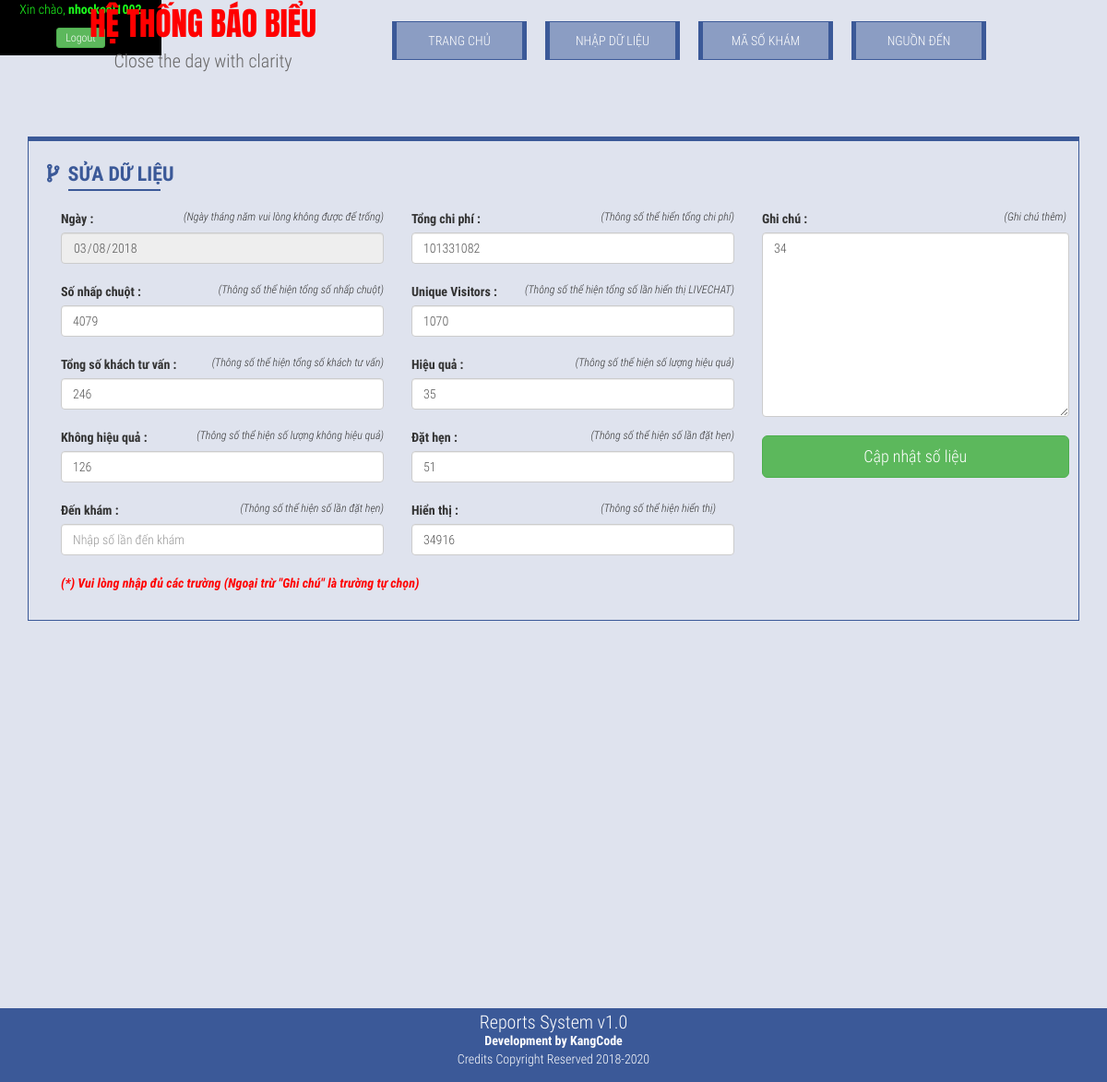
The page /index.php?page=editform&idbangnhap=21 (signed in) on the database its author committed.
### tables this page shows
CREATE TABLE `bangnhap` (
  `id` int(10) NOT NULL,
  `ngaythang` timestamp NOT NULL DEFAULT CURRENT_TIMESTAMP ON UPDATE CURRENT_TIMESTAMP,
  `hienthi` int(11) NOT NULL,
  `tongchiphi` int(10) NOT NULL,
  `sonhapchuot` int(10) NOT NULL,
  `uniquevisitor` int(10) NOT NULL,
  `tongsokhachtuvan` int(10) NOT NULL,
  `hieuqua` int(10) NOT NULL,
  `khonghieuqua` int(10) NOT NULL,
  `dathen` int(10) NOT NULL,
  `denkham` int(11) DEFAULT NULL,
  `ghichu` text
);

### templates/editform.php (the view, shortened to what this page needs)
<div class="container">
    <div class="col-sm-12">
        <div class="row">
        <div class="h1title">Sửa dữ liệu</div>
        </div>
        <br>
        <?php
        if(isset($_GET['idbangnhap'])){
            $id = $_GET['idbangnhap'];
        $sql1 = "SELECT * FROM bangnhap WHERE id = '$id'";
        $stmt = $conn->prepare($sql1);
        $stmt->execute();
        $result = $stmt->get_result();
        $row = $result->fetch_assoc();
        $date=date_create($row['ngaythang']);
        $jw = date_format($date,"Y-m-d");
        ?>
        <div class="row">
            <div class="formnhaplieu">
            <form method="post" action="exe/editform.php">
            <div class="col-sm-4">
            <label>Ngày :</label><span class="luuy">(Ngày tháng năm vui lòng không được để trống)</span>
            <input type="date" name="ngaythang" class="form-control" value="<?php echo $jw; ?>" value="<?php echo $row['ngaythang']; ?>" disabled="disabled" required>
                <br>
            <label>Số nhấp chuột :</label><span class="luuy">(Thông số thể hiện tổng số nhấp chuột)</span>
            <input type="number" name="sonhapchuot" class="form-control" placeholder="Nhập số lần nhấp chuột" value="<?php echo $row['sonhapchuot']; ?>" required>
                <br>
            <label>Tổng số khách tư vấn :</label><span class="luuy">(Thông số thể hiện tổng số khách tư vấn)</span>
            <input type="number" name="tongsokhachtuvan" class="form-control" placeholder="Nhập tổng số khách tư vấn" value="<?php echo $row['tongsokhachtuvan']; ?>" required>
                <br>
            <label>Không hiệu quả :</label><span class="luuy">(Thông số thể hiện số lượng không hiệu quả)</span>
            <input type="number" name="khonghieuqua" class="form-control" placeholder="Nhập số không hiệu quả" value="<?php echo $row['khonghieuqua']; ?>" required>
            <br>
            <label>Đến khám :</label><span class="luuy">(Thông số thể hiện số lần đặt hẹn)</span>
            <input type="number" name="denkham" class="form-control" placeholder="Nhập số lần đến khám" value="<?php echo $row['denkham']; ?>" >
            </div>
            <div class="col-sm-4">
            <label>Tổng chi phí :</label><span class="luuy">(Thông số thể hiển tổng chi phí)</span>
            <input type="text" name="tongchiphi" class="form-control" placeholder="Nhập tổng chi phí" value="<?php echo $row['tongchiphi']; ?>" required>
                <br>
            <label>Unique Visitors :</label><span class="luuy">(Thông số thể hiện tổng số lần hiển thị LIVECHAT)</span>
            <input type="number" name="uniquevisitors" class="form-control" placeholder="Nhập số lần hiện livechat" value="<?php echo $row['uniquevisitor']; ?>" required>
                <br>
            <label>Hiệu quả :</label><span class="luuy">(Thông số thể hiện số lượng hiệu quả)</span>
            <input type="number" name="hieuqua" class="form-control" placeholder="Nhập số hiệu quả" value="<?php echo $row['hieuqua']; ?>" required>
                <br>
            <label>Đặt hẹn :</label><span class="luuy">(Thông số thể hiện số lần đặt hẹn)</span>
            <input type="number" name="dathen" class="form-control" placeholder="Nhập số lần đặt hẹn" value="<?php echo $row['dathen']; ?>" required>
                <br>
            <label>Hiển thị :</label><span class="luuy" style="padding-right:20px;">(Thông số thể hiện hiển thị)</span>
            <input type="number" name="hienthi" class="form-control" placeholder="Nhập số hiển thị" style="" value="<?php echo $row['hienthi']; ?>" required>
                <br>
            </div>
            <div class="col-sm-4">
            <label>Ghi chú :</label><span class="luuy" style="padding-right:20px;">(Ghi chú thêm)</span>
            <textarea name="ghichu" class="form-control" style="width:95%;height:200px;" placeholder="Nhập ghi chú"><?php echo $row['ghichu']; ?></textarea>
                <br>
            <button type="submit" class="btn btn-success btn-lg" style="width:95%;" name="submit">Cập nhật số liệu</button>
                <br><br>
            </div>
            <div class="col-sm-12">
                <p style="font-style:italic;color:red;font-weight:bolder">(*) Vui lòng nhập đủ các trường (Ngoại trừ  "Ghi chú"  là trường tự chọn)</p>
            </div>
            </form>
            </div>
        </div>
    </div>
    <?php } ?>
</div>

### css/style.css (style rules this page uses)
body,html { margin:0 auto; padding:0; width: 100%; height: 100%; background-color: #dfe3ee;font-family: 'Roboto Condensed', sans-serif; }
.h1title { font-weight: bolder; text-transform: uppercase; font-size: 22px; color: #3b5998; position:relative; }
.h1title:before { content: "\f126"; font-family: FontAwesome; margin-right: 10px; }
.h1title:after { content: ""; display: flex; width: 100px; border: 1px solid #3b5998; margin-left:2%; }
span.luuy { font-style: italic; display: inline-block; float: right; font-size: 12px; }

### rows shown on the page
bangnhap: ngaythang "03/08/2018", sonhapchuot "4079", tongsokhachtuvan "246", khonghieuqua "126", tongchiphi "101331082", uniquevisitors "1070", hieuqua "35", dathen "51", hienthi "34916", ghichu "34"

### other values the page prints
$_SESSION['kanguser'] "nhockool1002"
